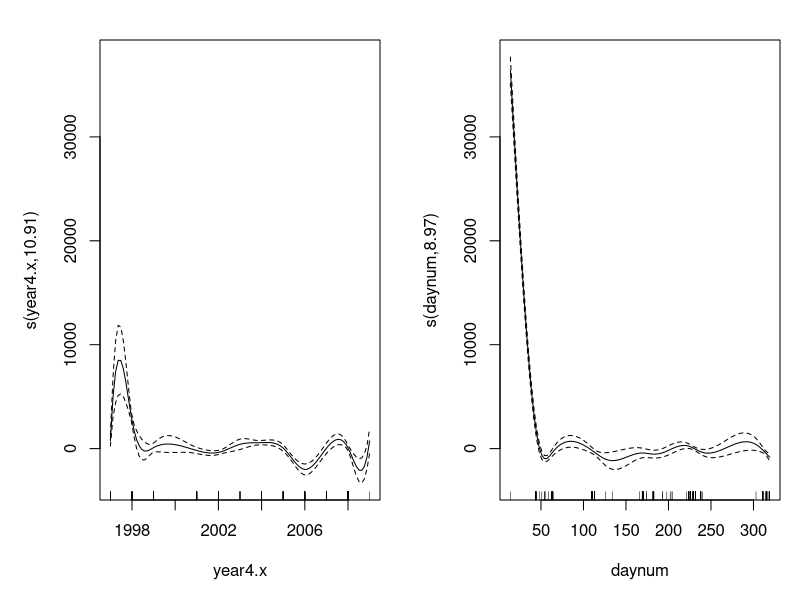

Source code (R):
library(tidyverse)
library(lubridate)
library(ggplot2)
library(mgcv)

Limnothrixyears <- read_csv("Limnothrixlte_lite3_chloro_datayearonly.csv", 
                       col_types = cols(X1 = col_skip(), X1.x = col_skip(), 
                                        daynum = col_skip(), sampledate = col_date(format = "%m/%d/%Y")))
View(Limnothrixyears)

##Add in daynumber        
Limnothrixyears$daynum<- yday(Limnothrixyears$sampledate)
Limnothrixyears
######daynumb

Limnothrixexperience <- gam(CellBioVol ~ s(year4.x, bs = "gp")+ s(daynum), data=Limnothrixyears)
limn<-plot(Limnothrixexperience, page=1)
limn
summary(Limnothrixexperience)

